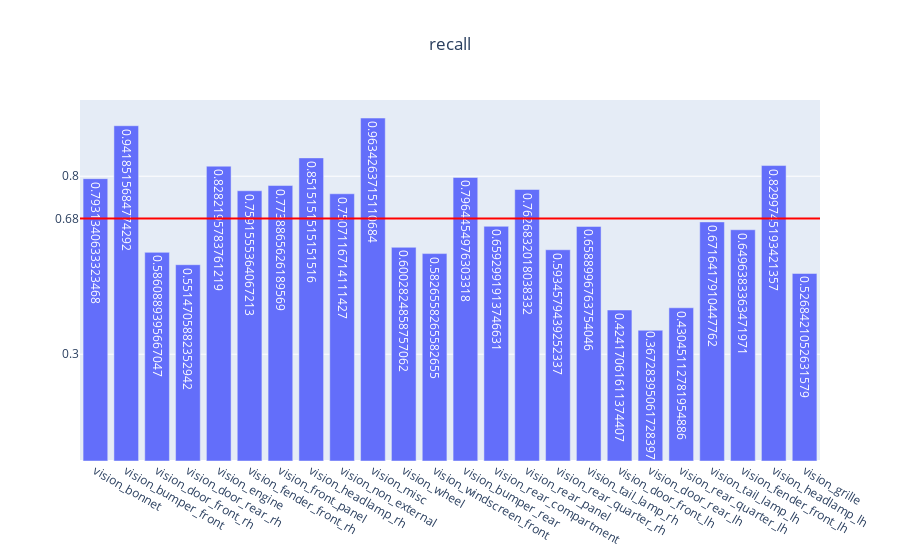

The notebook cell saved with this chart:
### Code cell
genVisMulitlabel(partEvalMetrics, "recall")

### Figure 1 — Plotly figure (JSON) as saved in the notebook; plotly's stock layout.template omitted (floating-point values rounded to 4 significant figures)
{"data": [{"text": [0.7931, 0.9419, 0.5861, 0.5515, 0.8282, 0.7592, 0.7739, 0.8515, 0.7507, 0.9634, 0.6003, 0.5827, 0.7964, 0.6593, 0.7627, 0.5935, 0.6589, 0.4242, 0.3673, 0.4305, 0.6716, 0.6496, 0.83, 0.5268], "type": "bar", "x": ["vision_bonnet", "vision_bumper_front", "vision_door_front_rh", "vision_door_rear_rh", "vision_engine", "vision_fender_front_rh", "vision_front_panel", "vision_headlamp_rh", "vision_non_external", "vision_misc", "vision_wheel", "vision_windscreen_front", "vision_bumper_rear", "vision_rear_compartment", "vision_rear_panel", "vision_rear_quarter_rh", "vision_tail_lamp_rh", "vision_door_front_lh", "vision_door_rear_lh", "vision_rear_quarter_lh", "vision_tail_lamp_lh", "vision_fender_front_lh", "vision_headlamp_lh", "vision_grille"], "y": [0.7931, 0.9419, 0.5861, 0.5515, 0.8282, 0.7592, 0.7739, 0.8515, 0.7507, 0.9634, 0.6003, 0.5827, 0.7964, 0.6593, 0.7627, 0.5935, 0.6589, 0.4242, 0.3673, 0.4305, 0.6716, 0.6496, 0.83, 0.5268]}], "layout": {"shapes": [{"line": {"color": "red", "width": 2}, "type": "line", "x0": 0, "x1": 1, "xref": "x domain", "y0": 0.6814, "y1": 0.6814, "yref": "y"}], "title": {"text": "recall", "x": 0.5}, "yaxis": {"tickmode": "array", "tickvals": ["0.68", 0.3, 0.8]}}}
